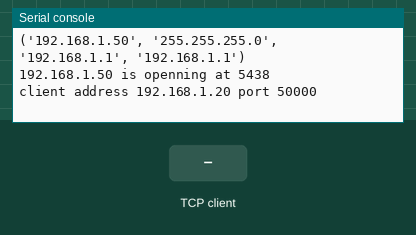
The program below on a simulated ESP32 board running MicroPython. Shown: the last lines printed to the serial console. The inputs (shaded band) are chosen by the test bench. WiFi joins after 1.5 s; one TCP client connects 1 s after the port opens and stays connected.

Above: at 3.2 s.
3.3 s: the TCP client sends "hi"
At 3.9 s:
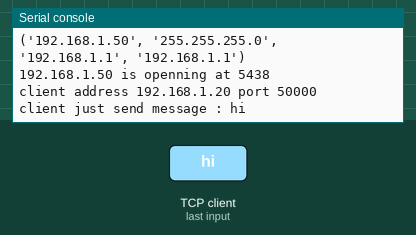
4.8 s: the TCP client sends "quit"
At 6.3 s:
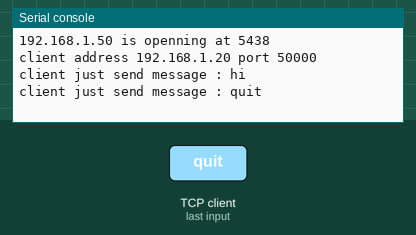

Measured:
- after the input at 3.3 s, the serial console: prints a new line at once (image 1)
- after the input at 4.8 s, the serial console: prints a new line at once (image 2)

The program:

socket_for_esp32.py
```python
import socket
import network,utime
wifi= network.WLAN(network.STA_IF)
wifi.active(True)
while True:
    print("wificonnection")
    try:
        wifi.connect('uniwin_2.4G','Uniwin23362202')
        if wifi.isconnected():
            print('Network Config=',wifi.ifconfig())
            data =wifi.ifconfig()
            break
    except :
        print(error)
    utime.sleep(1)
print(data)
host = data[0] #127.0.0.1:1024~65535
port = 5438
s=socket.socket()
s.bind((host,port))
s.listen(1)
print(host,"is openning at",port)
client,addr = s.accept()
print("client address",addr[0],'port',addr[1])
while True:
    msg = client.recv(128).decode('utf-8')
    print("client just send message :",msg)
    reply = ''
    if msg == 'hi':
        reply = b'hello'
    elif msg == 'quit':
        client.send(b'quit')
    else:
        reply = b'i dont know'
    client.send(reply)

client.close()
```
